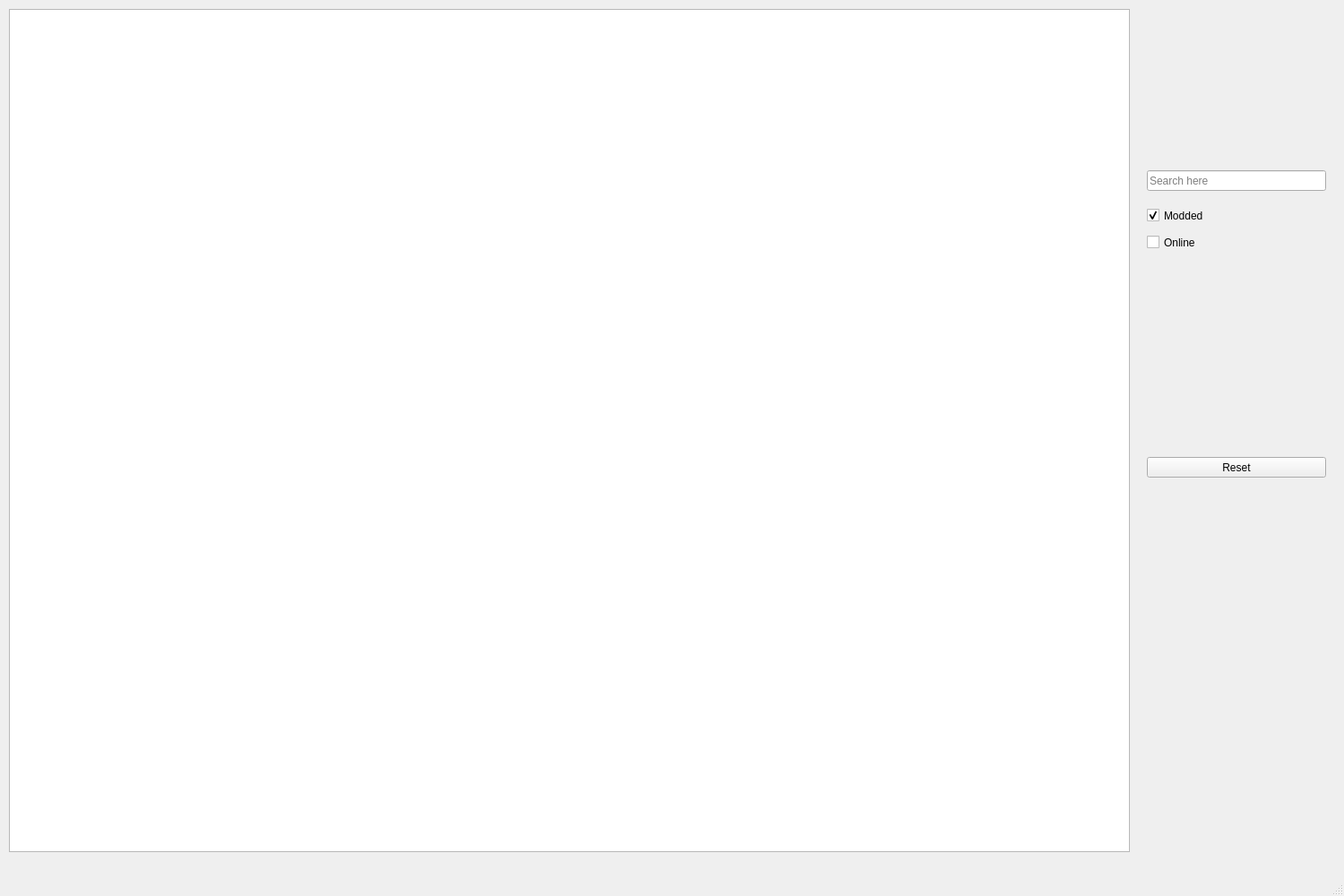
<?xml version="1.0" encoding="UTF-8"?>
<ui version="4.0">
 <class>MainWindow</class>
 <widget class="QMainWindow" name="MainWindow">
  <property name="geometry">
   <rect>
    <x>0</x>
    <y>0</y>
    <width>1500</width>
    <height>1000</height>
   </rect>
  </property>
  <property name="windowTitle">
   <string>MainWindow</string>
  </property>
  <widget class="QWidget" name="centralwidget">
   <widget class="QTableWidget" name="serverListTable">
    <property name="geometry">
     <rect>
      <x>10</x>
      <y>10</y>
      <width>1251</width>
      <height>941</height>
     </rect>
    </property>
   </widget>
   <widget class="QLineEdit" name="serverNameSearch">
    <property name="geometry">
     <rect>
      <x>1280</x>
      <y>190</y>
      <width>200</width>
      <height>23</height>
     </rect>
    </property>
    <property name="inputMask">
     <string/>
    </property>
    <property name="placeholderText">
     <string>Search here</string>
    </property>
   </widget>
   <widget class="QPushButton" name="filterResetBtn">
    <property name="geometry">
     <rect>
      <x>1280</x>
      <y>510</y>
      <width>200</width>
      <height>23</height>
     </rect>
    </property>
    <property name="text">
     <string>Reset</string>
    </property>
   </widget>
   <widget class="QCheckBox" name="onlineCheckBox">
    <property name="geometry">
     <rect>
      <x>1280</x>
      <y>260</y>
      <width>201</width>
      <height>21</height>
     </rect>
    </property>
    <property name="text">
     <string>Online</string>
    </property>
   </widget>
   <widget class="QCheckBox" name="moddedOnlyCheckBox">
    <property name="geometry">
     <rect>
      <x>1280</x>
      <y>230</y>
      <width>201</width>
      <height>21</height>
     </rect>
    </property>
    <property name="text">
     <string>Modded</string>
    </property>
    <property name="checked">
     <bool>true</bool>
    </property>
   </widget>
   <widget class="QLabel" name="logoLabel">
    <property name="geometry">
     <rect>
      <x>1280</x>
      <y>10</y>
      <width>201</width>
      <height>71</height>
     </rect>
    </property>
    <property name="text">
     <string/>
    </property>
    <property name="pixmap">
     <pixmap resource="resources.qrc">:/images/logo.png</pixmap>
    </property>
    <property name="scaledContents">
     <bool>true</bool>
    </property>
   </widget>
  </widget>
  <widget class="QMenuBar" name="menubar">
   <property name="geometry">
    <rect>
     <x>0</x>
     <y>0</y>
     <width>1500</width>
     <height>20</height>
    </rect>
   </property>
  </widget>
  <widget class="QStatusBar" name="statusbar"/>
 </widget>
 <resources>
  <include location="resources.qrc"/>
 </resources>
 <connections/>
</ui>
